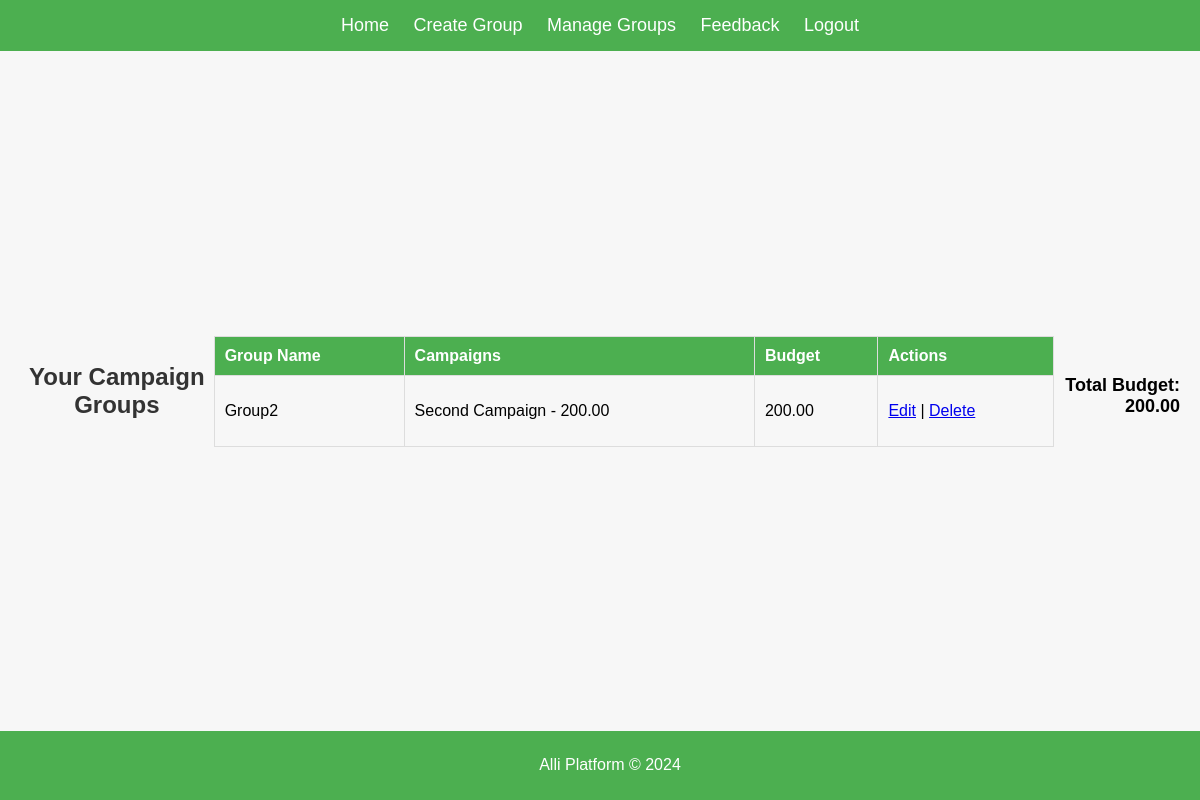
Page /manage_groups/ (signed in) on the committed database.
### app/models.py (models this page shows, shortened)
class CampaignGroup(models.Model):
    name = models.CharField(max_length=100)
    description = models.TextField()
    created_by = models.ForeignKey(User, on_delete=models.CASCADE)
    campaigns = models.ManyToManyField(Campaign, through='GroupCampaign')  # Many-to-many with GroupCampaign intermediary
    total_budget = models.DecimalField(max_digits=10, decimal_places=2, default=0)  # Group-level total budget

class GroupCampaign(models.Model):
    group = models.ForeignKey(CampaignGroup, related_name='group_campaigns', on_delete=models.CASCADE)
    campaign = models.ForeignKey(Campaign, related_name='campaign_groups', on_delete=models.CASCADE)
    budget = models.DecimalField(max_digits=10, decimal_places=2)  # Budget for each campaign in the group
    class Meta:
        unique_together = ('group', 'campaign')  # Ensure each campaign is unique within a group

class Campaign(models.Model):
    name = models.CharField(max_length=100)

### app/views.py (the view)
# urls.py: path('manage_groups/', views.manage_groups, name='manage_groups'),
@login_required
def manage_groups(request):
    groups = CampaignGroup.objects.filter(created_by=request.user)  # Only show user's own groups
    total_budget = groups.aggregate(total=models.Sum('total_budget'))['total'] or 0  # Calculate total budget
    return render(request, 'app/manage_groups.html', {
        'groups': groups,
        'total_budget': total_budget
    })

### app/templates/app/manage_groups.html (shortened to what this page needs)
{% extends 'app/base.html' %}
{% block content %}
<h2>Your Campaign Groups</h2>
<table class="campaign-table">
    <thead>
        <tr>
            <th>Group Name</th>
            <th>Campaigns</th>
            <th>Budget</th>
            <th>Actions</th>
        </tr>
    </thead>
    <tbody>
        {% for group in groups %}
        <tr>
            <td>{{ group.name }}</td>
            <td>
                <ul>
                    {% for campaign in group.group_campaigns.all %}
                    <li>{{ campaign.campaign.name }} - {{ campaign.budget }}</li>
                    {% endfor %}
                </ul>
            </td>
            <td>{{ group.total_budget|floatformat:2 }}</td>
            <td>
                <a href="{% url 'edit_group' group.id %}">Edit</a> |
                <a href="{% url 'delete_group' group.id %}" onclick="return confirm('Are you sure you want to delete this group?');">Delete</a>
            </td>
        </tr>
        {% empty %}
        <tr>
            <td colspan="4">No groups available.</td>
        </tr>
        {% endfor %}
    </tbody>
</table>
<div class="total-budget">
    <strong>Total Budget: </strong>{{ total_budget|floatformat:2 }}
</div>
{% endblock %}

### app/static/app/styles.css (style rules this page uses)
body { font-family: Arial, sans-serif; background-color: #f7f7f7; margin: 0; padding: 0; display: flex; flex-direction: column; min-height: 100vh; }
h2 { text-align: center; color: #333; font-size: 24px; margin-bottom: 20px; }
table { width: 100%; border-collapse: collapse; margin: 20px 0; }
table th, table td { border: 1px solid #ddd; padding: 12px; text-align: left; }
table th { background-color: #4CAF50; color: white; }
.campaign-table { width: 100%; border-collapse: collapse; margin-bottom: 20px; }
.campaign-table th, .campaign-table td { padding: 10px; text-align: left; border: 1px solid #ddd; }
.campaign-table th { background-color: #4CAF50; color: white; text-align: left; }
.campaign-table td ul { list-style-type: none; padding-left: 0; }
.total-budget { text-align: right; margin-top: 10px; font-size: 18px; font-weight: bold; }

### rows in the picture
CampaignGroup: name "Group2", total_budget "200.00"
GroupCampaign: campaign.name "Second Campaign", budget "200.00"

### other values in the picture
{{ total_budget|floatformat:2 }} "200.00"
